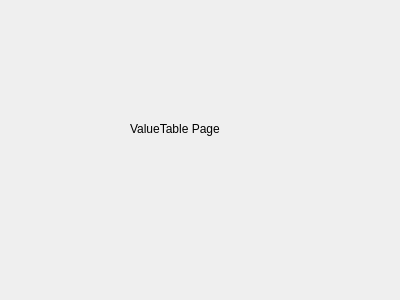
<?xml version="1.0" encoding="UTF-8"?>
<ui version="4.0">
 <class>ValueTableForm</class>
 <widget class="QWidget" name="ValueTableForm">
  <property name="geometry">
   <rect>
    <x>0</x>
    <y>0</y>
    <width>400</width>
    <height>300</height>
   </rect>
  </property>
  <property name="windowTitle">
   <string>Form</string>
  </property>
  <widget class="QLabel" name="label_ValueTablePage">
   <property name="geometry">
    <rect>
     <x>130</x>
     <y>120</y>
     <width>131</width>
     <height>17</height>
    </rect>
   </property>
   <property name="text">
    <string>ValueTable Page</string>
   </property>
  </widget>
 </widget>
 <resources/>
 <connections/>
</ui>
